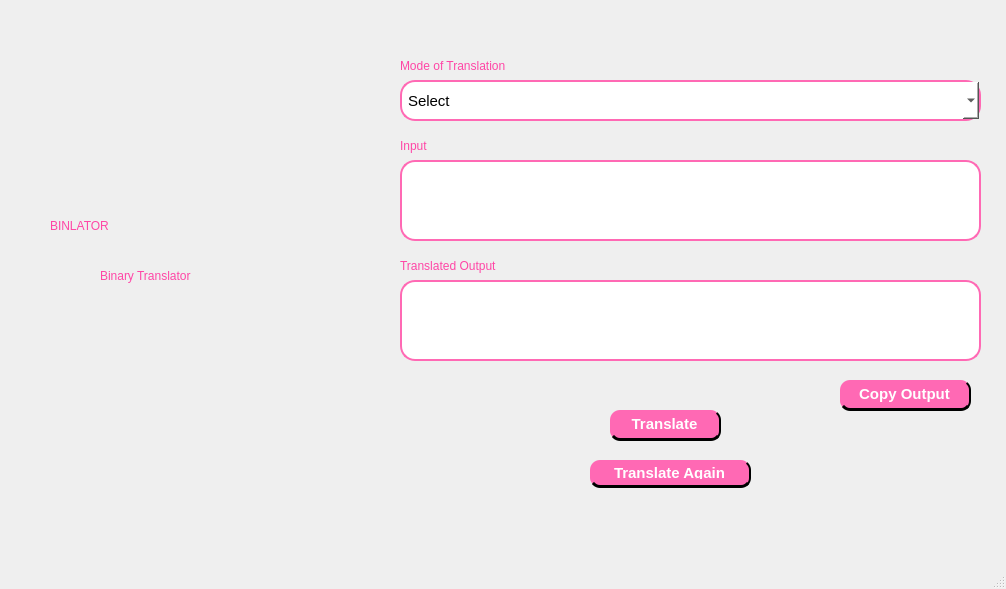
<?xml version="1.0" encoding="UTF-8"?>
<ui version="4.0">
 <class>MainWindow</class>
 <widget class="QMainWindow" name="MainWindow">
  <property name="geometry">
   <rect>
    <x>0</x>
    <y>0</y>
    <width>1006</width>
    <height>589</height>
   </rect>
  </property>
  <property name="windowTitle">
   <string>MainWindow</string>
  </property>
  <widget class="QWidget" name="centralwidget">
   <widget class="QPushButton" name="pushButton">
    <property name="geometry">
     <rect>
      <x>610</x>
      <y>410</y>
      <width>111</width>
      <height>31</height>
     </rect>
    </property>
    <property name="styleSheet">
     <string notr="true">QPushButton {
    background-color: #ff69b4;       /* Main pink color */
    color: white;
    font-family: &quot;Times New Roman&quot;;
    font-size: 11pt;
    font-weight: bold;
    border: none;
    border-radius: 10px;
    padding: 6px 12px;

    /* Black shadow effect */
    border-bottom: 3px solid black;   /* gives a dark depth illusion */
    border-right: 2px solid black;    /* subtle side shadow */
}

QPushButton:hover {
    background-color: #ff85c1;        /* lighter on hover */
}

QPushButton:pressed {
    background-color: #e75480;        /* darker pink when pressed */
    border-bottom: 1px solid #000000; /* smaller shadow when pressed */
    border-right: 1px solid #000000;
    margin-top: 2px;                  /* moves down slightly for realism */
}
</string>
    </property>
    <property name="text">
     <string>Translate</string>
    </property>
   </widget>
   <widget class="QComboBox" name="comboBox">
    <property name="geometry">
     <rect>
      <x>400</x>
      <y>80</y>
      <width>581</width>
      <height>41</height>
     </rect>
    </property>
    <property name="styleSheet">
     <string notr="true">QComboBox {
    background-color: #ffffff;
    color: #000000;
    font-family: &quot;Times New Roman&quot;;
    font-size: 11pt;
    border: 2px solid #ff69b4;
    border-radius: 15px;
    padding: 6px;
}

QComboBox:focus {
    border: 2px solid #e75480;
    background-color: #fff5fa;
}
</string>
    </property>
    <item>
     <property name="text">
      <string>Select</string>
     </property>
    </item>
    <item>
     <property name="text">
      <string>Text - Unicode/ASCII</string>
     </property>
    </item>
    <item>
     <property name="text">
      <string>Text - Binary</string>
     </property>
    </item>
    <item>
     <property name="text">
      <string>Text - Hexadecimal</string>
     </property>
    </item>
    <item>
     <property name="text">
      <string>Binary - Text</string>
     </property>
    </item>
    <item>
     <property name="text">
      <string>Binary - Unicode/ASCII</string>
     </property>
    </item>
    <item>
     <property name="text">
      <string>Binary - Hexadecimal</string>
     </property>
    </item>
    <item>
     <property name="text">
      <string>Unicode/ASCII - Text</string>
     </property>
    </item>
    <item>
     <property name="text">
      <string>Unicode/ASCII -Binary</string>
     </property>
    </item>
    <item>
     <property name="text">
      <string>Unicode/ASCII - Hexadecimal</string>
     </property>
    </item>
    <item>
     <property name="text">
      <string>Hexadecimal - Text</string>
     </property>
    </item>
    <item>
     <property name="text">
      <string>Hexadecimal - Binary</string>
     </property>
    </item>
    <item>
     <property name="text">
      <string>Hexadecimal - Unicode/ASCII</string>
     </property>
    </item>
   </widget>
   <widget class="QTextEdit" name="textEdit">
    <property name="geometry">
     <rect>
      <x>400</x>
      <y>160</y>
      <width>581</width>
      <height>81</height>
     </rect>
    </property>
    <property name="styleSheet">
     <string notr="true">QTextEdit {
    background-color: #ffffff;
    color: #000000;
    font-family: &quot;Times New Roman&quot;;
    font-size: 11pt;
    border: 2px solid #ff69b4;
    border-radius: 15px;
    padding: 6px;
}

QTextEdit:focus {
    border: 2px solid #e75480;
    background-color: #fff5fa;
}
</string>
    </property>
   </widget>
   <widget class="QPushButton" name="pushButton_2">
    <property name="geometry">
     <rect>
      <x>590</x>
      <y>460</y>
      <width>161</width>
      <height>28</height>
     </rect>
    </property>
    <property name="styleSheet">
     <string notr="true">QPushButton {
    background-color: #ff69b4;       /* Main pink color */
    color: white;
    font-family: &quot;Times New Roman&quot;;
    font-size: 11pt;
    font-weight: bold;
    border: none;
    border-radius: 10px;
    padding: 6px 12px;

    /* Black shadow effect */
    border-bottom: 3px solid black;   /* gives a dark depth illusion */
    border-right: 2px solid black;    /* subtle side shadow */
}

QPushButton:hover {
    background-color: #ff85c1;        /* lighter on hover */
}

QPushButton:pressed {
    background-color: #e75480;        /* darker pink when pressed */
    border-bottom: 1px solid #000000; /* smaller shadow when pressed */
    border-right: 1px solid #000000;
    margin-top: 2px;                  /* moves down slightly for realism */
}
</string>
    </property>
    <property name="text">
     <string>Translate Again</string>
    </property>
   </widget>
   <widget class="QLabel" name="label">
    <property name="geometry">
     <rect>
      <x>100</x>
      <y>240</y>
      <width>191</width>
      <height>71</height>
     </rect>
    </property>
    <property name="styleSheet">
     <string notr="true">color: rgb(255, 70, 166);

font: 15pt &quot;Times New Roman&quot;;</string>
    </property>
    <property name="text">
     <string>Binary Translator</string>
    </property>
   </widget>
   <widget class="QLabel" name="label_2">
    <property name="geometry">
     <rect>
      <x>400</x>
      <y>50</y>
      <width>231</width>
      <height>31</height>
     </rect>
    </property>
    <property name="styleSheet">
     <string notr="true">color: rgb(255, 70, 166);

font: 13pt &quot;Times New Roman&quot;;</string>
    </property>
    <property name="text">
     <string>Mode of Translation</string>
    </property>
   </widget>
   <widget class="QLabel" name="label_3">
    <property name="geometry">
     <rect>
      <x>400</x>
      <y>130</y>
      <width>231</width>
      <height>31</height>
     </rect>
    </property>
    <property name="styleSheet">
     <string notr="true">color: rgb(255, 70, 166);

font: 13pt &quot;Times New Roman&quot;;</string>
    </property>
    <property name="text">
     <string>Input</string>
    </property>
   </widget>
   <widget class="QLabel" name="label_4">
    <property name="geometry">
     <rect>
      <x>400</x>
      <y>250</y>
      <width>231</width>
      <height>31</height>
     </rect>
    </property>
    <property name="styleSheet">
     <string notr="true">color: rgb(255, 70, 166);

font: 13pt &quot;Times New Roman&quot;;</string>
    </property>
    <property name="text">
     <string>Translated Output</string>
    </property>
   </widget>
   <widget class="QTextBrowser" name="textBrowser">
    <property name="geometry">
     <rect>
      <x>400</x>
      <y>280</y>
      <width>581</width>
      <height>81</height>
     </rect>
    </property>
    <property name="styleSheet">
     <string notr="true">QTextBrowser {
    background-color: #ffffff;
    color: #000000;
    font-family: &quot;Times New Roman&quot;;
    font-size: 11pt;
    border: 2px solid #ff69b4;
    border-radius: 15px;
    padding: 6px;
}

QTextBrowser:focus {
    border: 2px solid #e75480;
    background-color: #fff5fa;
}
</string>
    </property>
   </widget>
   <widget class="QLabel" name="label_5">
    <property name="geometry">
     <rect>
      <x>50</x>
      <y>190</y>
      <width>301</width>
      <height>71</height>
     </rect>
    </property>
    <property name="styleSheet">
     <string notr="true">color: rgb(255, 70, 166);

font: 35pt &quot;Times New Roman&quot;;</string>
    </property>
    <property name="text">
     <string>BINLATOR</string>
    </property>
   </widget>
   <widget class="QPushButton" name="pushButton_3">
    <property name="geometry">
     <rect>
      <x>840</x>
      <y>380</y>
      <width>131</width>
      <height>31</height>
     </rect>
    </property>
    <property name="styleSheet">
     <string notr="true">QPushButton {
    background-color: #ff69b4;       /* Main pink color */
    color: white;
    font-family: &quot;Times New Roman&quot;;
    font-size: 11pt;
    font-weight: bold;
    border: none;
    border-radius: 10px;
    padding: 6px 12px;

    /* Black shadow effect */
    border-bottom: 3px solid black;   /* gives a dark depth illusion */
    border-right: 2px solid black;    /* subtle side shadow */
}

QPushButton:hover {
    background-color: #ff85c1;        /* lighter on hover */
}

QPushButton:pressed {
    background-color: #e75480;        /* darker pink when pressed */
    border-bottom: 1px solid #000000; /* smaller shadow when pressed */
    border-right: 1px solid #000000;
    margin-top: 2px;                  /* moves down slightly for realism */
}
</string>
    </property>
    <property name="text">
     <string>Copy Output</string>
    </property>
   </widget>
  </widget>
  <widget class="QMenuBar" name="menubar">
   <property name="geometry">
    <rect>
     <x>0</x>
     <y>0</y>
     <width>1006</width>
     <height>26</height>
    </rect>
   </property>
  </widget>
  <widget class="QStatusBar" name="statusbar"/>
 </widget>
 <resources/>
 <connections/>
</ui>
